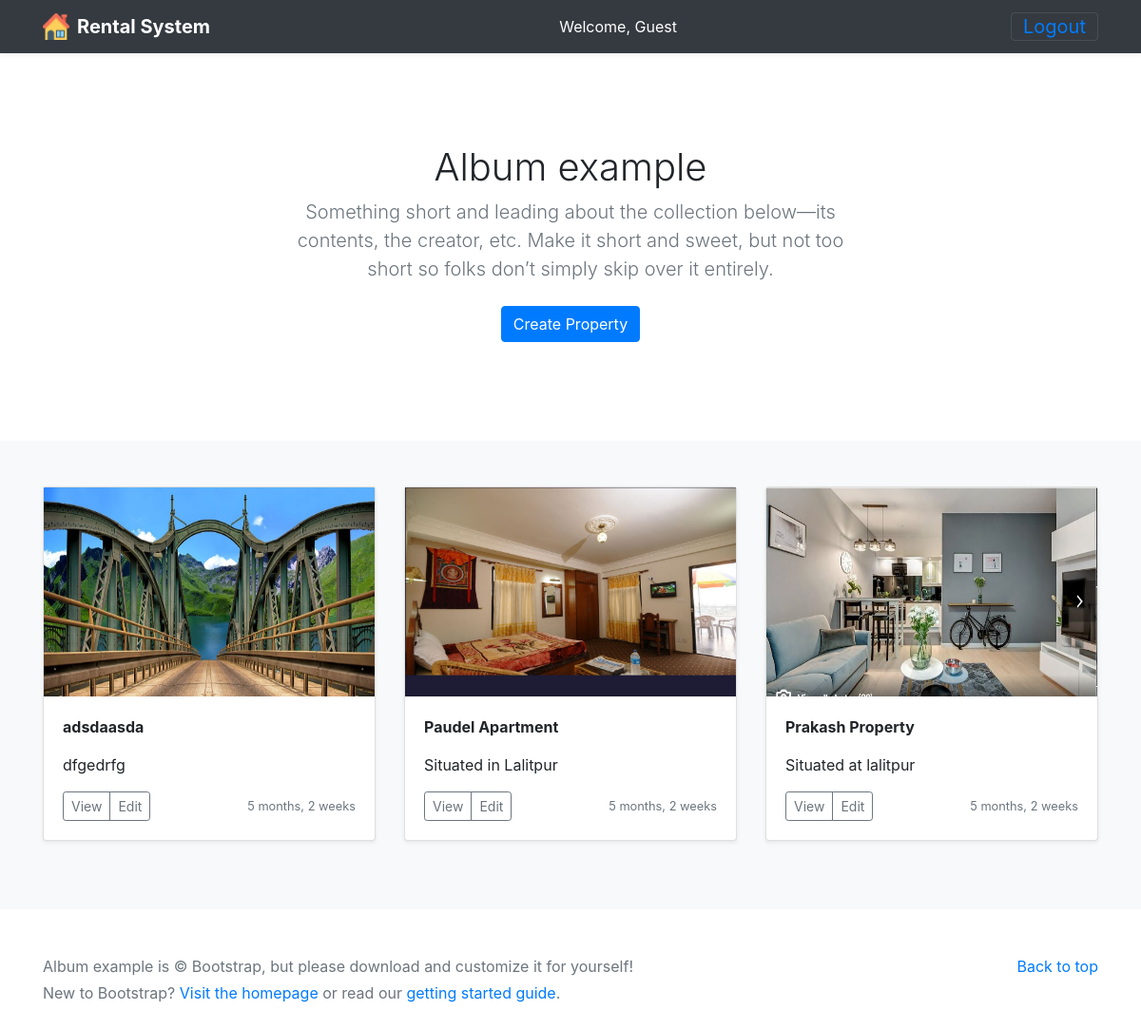
The page / on the database its author committed.
### pages/models.py (models this page shows, shortened)
class Property(models.Model):
    Property_type = [
        ('A',"Apartment"),
        ('H',"House")
    ]
    title = models.CharField(max_length=200, verbose_name="Property Name")
    description = models.TextField(blank=True)
    location = models.CharField(max_length=150, blank=True)
    price = models.FloatField(default=0.0)
    area = models.FloatField(default=0.0, help_text="Enter area in sq. ft")
    picture = models.ImageField(upload_to='property',verbose_name='Image',null=True, blank=True)
    date_created = models.DateTimeField(auto_now_add=True)
    date_updated = models.DateTimeField(auto_now = True)
    proptery_type = models.CharField(max_length=1, choices = Property_type)
    reg_agent = models.ForeignKey(User, on_delete=models.CASCADE, null=True, blank=True)

### pages/views.py (the view)
# urls.py: path('',views.home.as_view(), name = 'home'),
class home(ListView):
    model = Property
    template_name = "index.html"

### pages/templates/index.html (shortened to what this page needs)
{% extends 'base.html' %}
{% block content %}
<section class="jumbotron text-center">
  <div class="container">
    <h1>Album example</h1>
    <p class="lead text-muted">Something short and leading about the collection below—its contents, the creator, etc. Make it short and sweet, but not too short so folks don’t simply skip over it entirely.</p>
    <p>
      <a href="{% url 'property_create' %}" class="btn btn-primary my-2">Create Property</a>
    </p>
  </div>
</section>
 <div class="album py-5 bg-light">
    <div class="container">
      <div class="row">
        {% for property in object_list %}
        <div class="col-md-4">
          <div class="card mb-4 shadow-sm">
            {% if property.picture %}
              <img  src="{{ property.picture.url }}" alt="" width="100%" height="220" >
           {% endif %}
            <div class="card-body">
              <p><b>{{ property.title }}</b></p>
              <p class="card-text">{{ property.description }}</p>
              <div class="d-flex justify-content-between align-items-center">
                <div class="btn-group">
                  <button type="button" class="btn btn-sm btn-outline-secondary">View</button>
                  <button type="button" class="btn btn-sm btn-outline-secondary">Edit</button>
                </div>
                <small class="text-muted">{{property.date_created|timesince}}</small>
              </div>
            </div>
          </div>
        </div>
        {% endfor %}
      </div>
    </div>
  </div>
{% endblock content %}

### pages/templates/base.html (shortened to what this page needs)
{% load static %}
<!doctype html>
<html lang="en">
  <head>
<link href="{% static 'css/bootstrap.min.css' %}" rel="stylesheet" >
<link href="{% static 'css/album.css' %}" rel="stylesheet">
  </head>
  <body>
{% include 'components/header.html' %}
<main role="main">
 {% block content %}
 {% endblock content %}
</main>
{% include 'components/footer.html' %}
</body>
</html>

### pages/templates/components/header.html
{% load static %}
<header>
    <div class="navbar navbar-dark bg-dark shadow-sm">
      <div class="container d-flex justify-content-between">
        <a href="#" class="navbar-brand d-flex align-items-center">
          <img src="{% static 'img/house.png' %}" height="28" width="28" style="margin-right:0.4em">
          <strong>Rental System</strong>
        </a>
        <span class="text-white">
          Welcome,
          {% if user.username %}
            {{ user }}
          {% else %}
            Guest
          {% endif %}
        </span>
        <button class="navbar-toggler" type="button" data-toggle="collapse" data-target="#navbarHeader" aria-controls="navbarHeader" aria-expanded="false" aria-label="Toggle navigation">
          <a href={% url 'logout' %}>Logout </a>
        </button>
      </div>
    </div>
  </header>

### pages/templates/components/footer.html
<footer class="text-muted">
    <div class="container">
      <p class="float-right">
        <a href="#">Back to top</a>
      </p>
      <p>Album example is &copy; Bootstrap, but please download and customize it for yourself!</p>
      <p>New to Bootstrap? <a href="https://getbootstrap.com/">Visit the homepage</a> or read our <a href="/docs/4.4/getting-started/introduction/">getting started guide</a>.</p>
    </div>
  </footer>

### pages/static/css/album.css (style rules this page uses)
.jumbotron { padding-top: 3rem; padding-bottom: 3rem; margin-bottom: 0; background-color: #fff; }
@media (min-width: 768px) { .jumbotron { padding-top: 6rem; padding-bottom: 6rem; } }
.jumbotron p:last-child { margin-bottom: 0; }
.jumbotron h1 { font-weight: 300; }
.jumbotron .container { max-width: 40rem; }
footer { padding-top: 3rem; padding-bottom: 3rem; }
footer p { margin-bottom: .25rem; }

### rows shown on the page
Property: picture (picture), title "adsdaasda", description "dfgedrfg", date_created "5 months, 2 weeks"
Property: picture (picture), title "Paudel Apartment", description "Situated in Lalitpur", date_created "5 months, 2 weeks"
Property: picture (picture), title "Prakash Property", description "Situated at lalitpur", date_created "5 months, 2 weeks"
